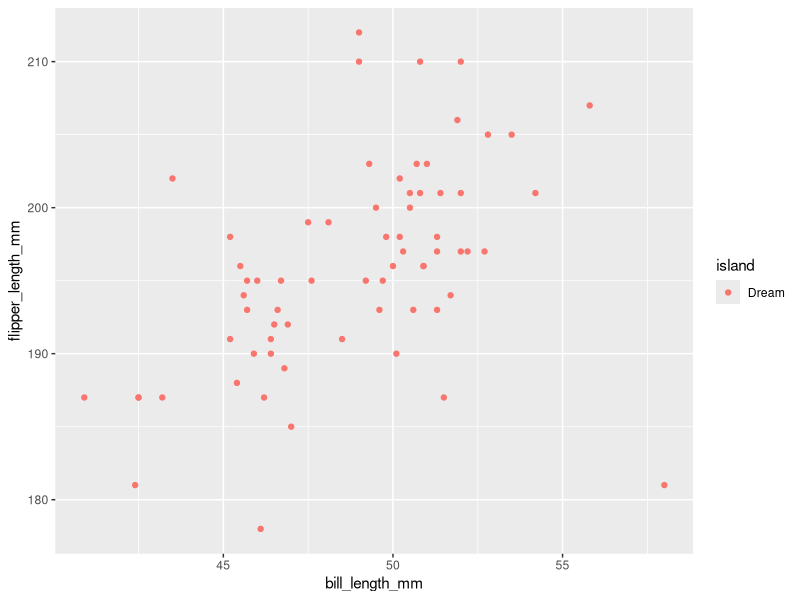

This figure's R source:
## ---- chunk 1
#| echo: false
#| message: false

library(palmerpenguins)
library(tidyverse)

filtered <- penguins |> filter(species == "Chinstrap")



## ---- chunk 2
#| echo: false
#| message: false

filtered |> 
  ggplot(aes(bill_length_mm, flipper_length_mm)) +
  geom_point(aes(color = island))

